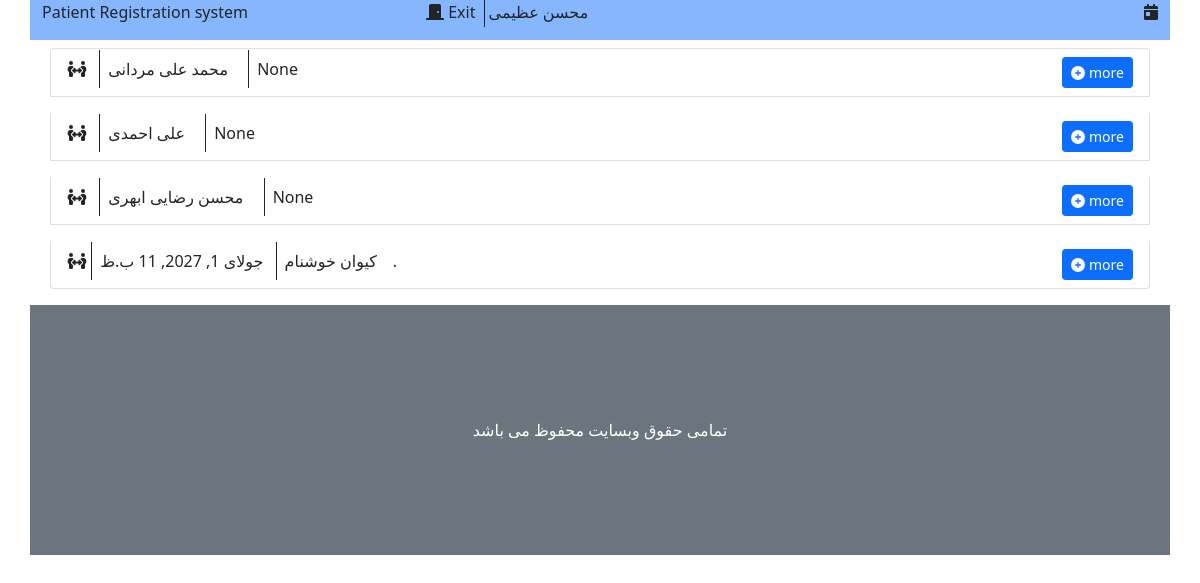
Screenshot of /visit/patient/ (signed in) with the database file from the repository.
### account/models.py (models this page shows, shortened)
class profile(models.Model):
    class Meta:
        verbose_name = 'ساخت حساب دکتر'
        verbose_name_plural = 'ساخت حساب دکتر'
    user = models.OneToOneField(User, on_delete=models.CASCADE, verbose_name='حساب کاربری', null=True)
    fullname = models.CharField('نام کامل', max_length=120, default='')
    age = models.IntegerField('سن', null=True)
    city = models.CharField('شهر', max_length=50, null=True)
    phone = models.CharField('تلفن', max_length=12, null=True)
    Secretary, Doctor, AdminSystem = 0, 1, 2
    role_list = [(Secretary, 'منشی (سطح 0)'), (Doctor, 'دکتر (سطح 1)'), (AdminSystem, 'ادمین سیستم (سطح 3)')]
    role = models.IntegerField('سطح دسترسی', choices=role_list, null=True, default=0, blank=True)
    General, Specialist, SuperSpecialist = 0, 1, 2
    deg = [(General, 'عمومی'), (Specialist, 'تخصص'), (SuperSpecialist, 'فوق تخصص')]
    degree = models.IntegerField('درجه تحصیلی', choices=deg, null=True, blank=True)
    title = models.CharField('عنوان دکتر', null=True, max_length=50)
    address = models.TextField('آدرس', null=True)

### visit/models.py (models this page shows, shortened)
class Patient(models.Model):
    class Meta:
        verbose_name = 'بیمار'
        verbose_name_plural = 'بیمار'
    file_number = models.CharField(primary_key=True, max_length=10)
    fullname = models.CharField('نام کامل', max_length=120)
    age = models.DateTimeField('تاریخ تولد', null=True)
    phone = models.CharField('تلفن', max_length=11, null=True)

### visit/views.py (the view)
# urls.py: path('patient/', show_patient, name='show_patient'),
@login_required
def show_patient(request):
    patient = Patient.objects.all()
    context = {
        'patient': patient,
        'count': patient.__len__(),
        'date': time_now
    }
    return render(request, 'visit/show_patient.html', context)

### visit/templates/visit/show_patient.html (shortened to what this page needs)
{% extends "visit/_base.html" %}
{% block main %}
    <ul class="list-group">
        {% if patient %}
            {% for people in patient %}
                <li class="list-group-item m-2">
                    <i class="fa fa-people-arrows"></i>
                    <span class="border-start border-dark p-2 m-2">{{ people.fullname }}</span>
                    <span class="border-start border-dark p-2">{{ people.age }}</span>
                    <button type="button" class="btn btn-primary btn-sm float-end">
                        <i class="fa fa-plus-circle"></i>
                        more
                    </button>
                </li>
            {% endfor %}
        {% else %}
            <p class="alert-danger">بیماری موجود نیست</p>
        {% endif %}
    </ul>
{% endblock %}

### visit/templates/visit/_base.html (shortened to what this page needs)
{% load static %}
<!DOCTYPE html>
<html lang="en">
<head>
    <link rel="stylesheet" href="{% static "visit/css/bootstrap.css" %}">
    <link rel="stylesheet" href="{% static "visit/css/all.css" %}">
</head>
<body>
<div class="container">
    <div class="header">
        <div class="row bg-primary bg-opacity-50">
            <div class="col-4 text-start">
                <p class=""><a href="{% url "visit:main_page" %}" class="text-decoration-none text-dark">Patient Registration system</a></p>
            </div>
            <div class="col-4 center-block">
                {% if user.is_authenticated %}
                    <a class="text-decoration-none border-dark border-end p-1 text-dark" href="{% url "account:logout_view" %}">
                        <i class="fa fa-door-closed"></i>
                        Exit
                    </a>
                    {% if user.profile.fullname == ""%}
                        <span class="p-1"> {{ user.get_username }}</span>
                    {% else %}
                        <span class="p-1">{{ user.profile.fullname }}</span>
                    {% endif %}
                {% endif %}
            </div>
            <div class="col-4 text-end">
            <i class="fa fa-calendar-day"></i>
            </div>
        </div>
    </div>
    <div class="content">
        {% block main %}
        {% endblock %}
    </div>
    <div class="footer">
         <div class="row align-items-center bg-secondary my-2" style="height: 250px">
            <span class="text-center text-white">تمامی حقوق وبسایت محفوظ می باشد</span>
         </div>
    </div>
</div>
</body>
</html>

### visit/static/visit/css/all.css (style rules this page uses)
.fa-calendar-day:before { content: "\f783"; }
.fa-door-closed:before { content: "\f52a"; }
.fa-people-arrows:before { content: "\e068"; }

### rows the page displays
Patient: fullname "محمد علی مردانی", age "None"
Patient: fullname "علی احمدی", age "None"
Patient: fullname "محسن رضایی ابهری", age "None"
Patient: fullname "کیوان خوشنام", age "جولای 1, 2027, 11 ب.ظ."

### other values shown
{{ user.profile.fullname }} "محسن عظیمی"
